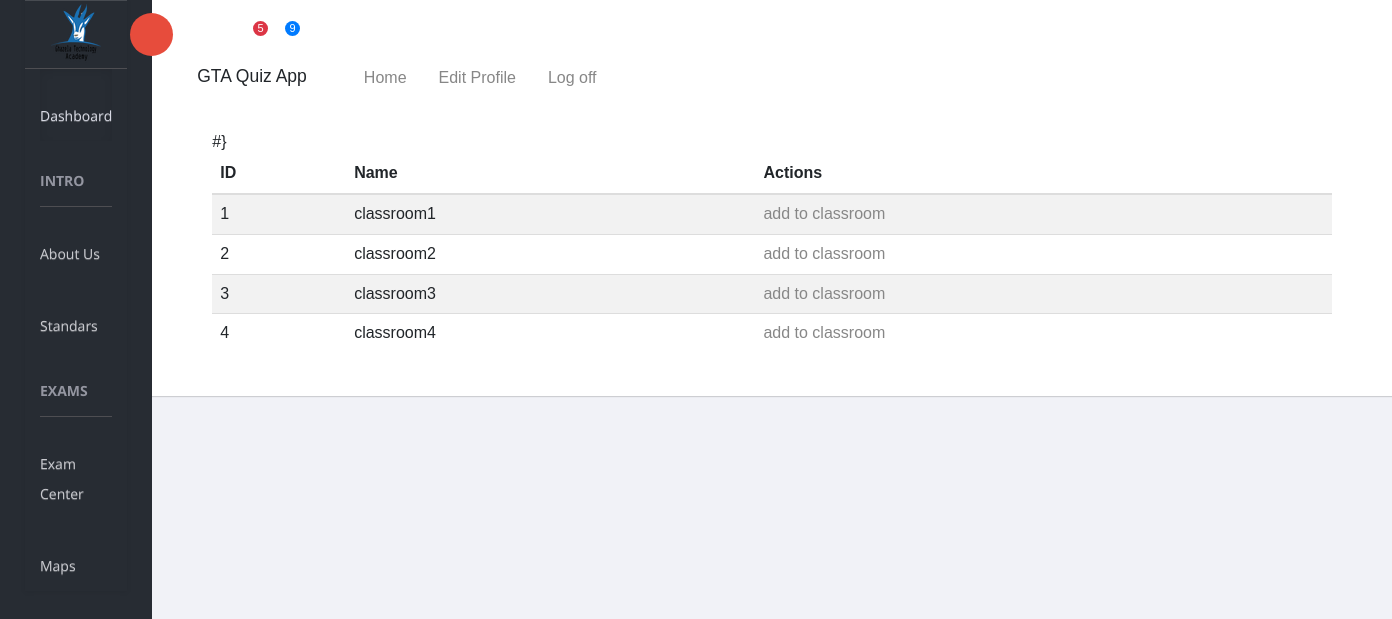
/exam/1/assigne_student/ (signed in), run on the app's committed database.
### Dashboard/models.py (models this page shows)
class Yard(models.Model):
    professor = models.ForeignKey(UserP, on_delete=models.CASCADE)
    exam = models.ForeignKey(Exam, on_delete=models.CASCADE)
    Description = models.CharField(max_length=1000, default='')
    student = models.ManyToManyField(UserS)

### exam/views.py (the view)
# urls.py: url(r'^(?P<pk>[0-9]+)/assigne_student/$', views.assigne_classroom, name='assigne_classroom'),
def assigne_classroom(request, pk):
    if request.session['is_prof'] is True:
        professor = UserP.userManagerP.getOneUser(request.session['id'])
        selected_student = UserS.userManagerS.getOneUser(pk)
        all_yard = professor.yard_set.all()
        context = {
            'all_yard': all_yard,
            'professor': professor,
            'selected_student': selected_student,
        }
        return render(request, 'exam/assign_classroom.html', context)
    if request.session['is_prof'] == False:
        return redirect("/exam/")

### Authentification/models.py (called while the page is built)
    def getOneUser(self, id):
        user = UserS.objects.get(id=id)
        return user

    def getOneUser(self, id):
        user = UserP.objects.get(id=id)
        return user

### exam/templates/exam/assign_classroom.html (shortened to what this page needs)
{% extends "base.html" %}
{% block content %}
    <div class="body row">#}
        <table class="table table-striped">
            <thead>
            <tr>
                <th>ID</th>
                <th>Name</th>
                <th>Actions</th>
            </tr>
            </thead>
            <tbody>
            {% for class in all_yard %}
                <tr>
                    <td>{{ class.id }}</td>
                    <td>{{ class.Description }}</td>
                    <td>
                        <a href="{% url 'add_to_yard' pk=class.pk selected_id=selected_student.pk %}">add to
                            classroom</a>
                    </td>
                </tr>
            {% endfor %}
            </tbody>
        </table>
    </div>
{% endblock %}

### Authentification/static/css/styles.css (style rules this page uses)
div.body { margin: 0px auto; width: 1160px; padding: 20px; }

### exam/templates/exam/assign_classroom.html (style rules this page uses)
body { font-family: Arial; }

### data on the page
Yard: id "1", Description "classroom1"
Yard: id "2", Description "classroom2"
Yard: id "3", Description "classroom3"
Yard: id "4", Description "classroom4"
